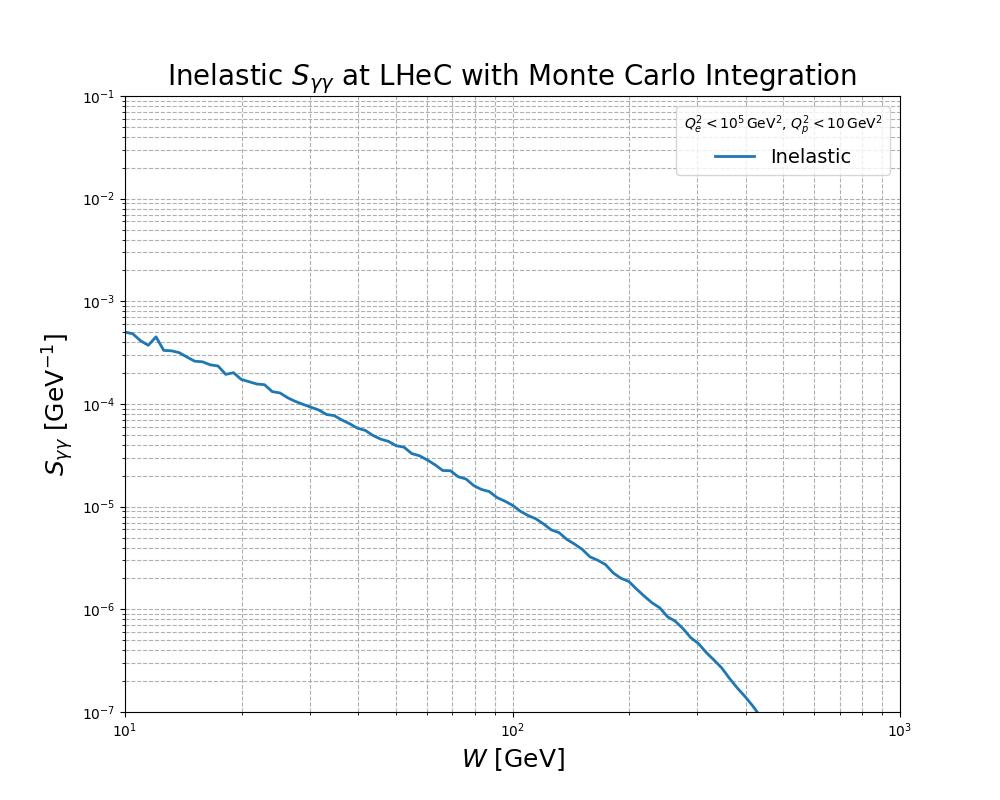

This chart was generated by the following Python code:
# Photon-Photon-Luminosity-Spectrum-Hamzeh_with_W_Parallel_MonteCarlo

import numpy as np
import matplotlib.pyplot as plt
from multiprocessing import Pool

# Constants in GeV
ALPHA2PI = 7.2973525693e-3 / np.pi  # Fine structure constant divided by pi
emass = 5.1099895e-4  # Electron mass in GeV
pmass = 0.938272081  # Proton mass in GeV
pi0mass = 0.1349768  # Pion mass in GeV

q2emax = 100000.0  # Maximum photon virtuality for electron in GeV^2
q2pmax = 10.0      # Maximum photon virtuality for proton in GeV^2
MN_max = 10.0      # Maximum MN in GeV


# Parameters for the ALLM structure function model
Mass2_0 = 0.31985
Mass2_P = 49.457
Mass2_R = 0.15052
Q2_0 = 0.52544
Lambda2 = 0.06527


Ccp = (0.28067, 0.22291, 2.1979)
Cap = (-0.0808, -0.44812, 1.1709)
Cbp = (0.36292, 1.8917, 1.8439)
Ccr = (0.80107, 0.97307, 3.4942)
Car = (0.58400, 0.37888, 2.6063)
Cbr = (0.01147, 3.7582, 0.49338)


def tvalue(Q2):
    return np.log((np.log((Q2 + Q2_0) / Lambda2) / np.log(Q2_0 / Lambda2)))


def xP(xbj, Q2):
    xPinv = 1.0 + Q2 / (Q2 + Mass2_P) * (1.0 / xbj - 1.0)
    return 1.0 / xPinv


def xR(xbj, Q2):
    xPinv = 1.0 + Q2 / (Q2 + Mass2_R) * (1.0 / xbj - 1.0)
    return 1.0 / xPinv


def type1(tval, tuple1):
    return tuple1[0] + tuple1[1] * (tval ** tuple1[2])


def type2(tval, tuple1):
    return tuple1[0] + (tuple1[0] - tuple1[1]) * (1.0 / (1.0 + tval ** tuple1[2]) - 1.0)


def allm_f2(xbj, Q2):
    tval = tvalue(Q2)
    return Q2 / (Q2 + Mass2_0) * (
        type2(tval, Ccp) * (xP(xbj, Q2) ** type2(tval, Cap)) * ((1.0 - xbj) ** type1(tval, Cbp)) +
        type1(tval, Ccr) * (xR(xbj, Q2) ** type1(tval, Car)) * ((1.0 - xbj) ** type1(tval, Cbr))
    )


def qmin2_electron(mass, y):
    return mass**2 * y**2 / (1 - y)


def qmin2_proton(MN, y):
    return ((MN**2) / (1 - y) - pmass**2) * y


def compute_yp(W, Q2e, Q2p, ye, Ee, Ep):
    return (W**2 + Q2e + Q2p) / (ye * 4 * Ee * Ep)


def compute_jacobian(ye, Ee, Ep, W):
    return abs(2 * ye * Ee * Ep / W)



def flux_y_electron(ye, lnQ2e):
    Q2e = np.exp(lnQ2e)
    qmin2v = qmin2_electron(emass, ye)
    if qmin2v <= 0 or Q2e < qmin2v or Q2e > q2emax:
        return 0.0
    return ALPHA2PI / (ye * Q2e) * ((1 - ye) * (1 - qmin2v / Q2e) + 0.5 * ye**2) * Q2e



def flux_y_proton(yp, lnQ2p, MN):
    Q2p = np.exp(lnQ2p)
    xbj = Q2p / (MN**2 - pmass**2 + Q2p)
    qmin2p = qmin2_proton(MN, yp)
    if qmin2p <= 0 or Q2p < qmin2p or Q2p > q2pmax:
        return 0.0
    FE = allm_f2(xbj, Q2p) * (2 * MN / (MN**2 - pmass**2 + Q2p))
    FM = allm_f2(xbj, Q2p) * (2 * MN * (MN**2 - pmass**2 + Q2p)) / (Q2p * Q2p)
    return ALPHA2PI / (yp * Q2p) * ((1 - yp) * (1 - qmin2p / Q2p) * FE + 0.5 * yp**2 * FM) * Q2p



# Monte Carlo integration to calculate luminosity
def monte_carlo_flux_el_yy_atW(W, eEbeam, pEbeam, num_samples=10000):
    ye_min = W**2 / (4 * eEbeam * pEbeam)
    ye_values = np.random.uniform(ye_min, 1.0, num_samples)

    lnQ2e_values = np.random.uniform(np.log(qmin2_electron(emass, ye_values)), np.log(q2emax), num_samples)

    MN_values = np.random.uniform(pmass + pi0mass, MN_max, num_samples)

    lnQ2p_values = np.random.uniform(np.log(qmin2_proton(MN_values, 0.01)), np.log(q2pmax), num_samples)
    
    flux_sum = 0.0
    for ye, lnQ2e, MN, lnQ2p in zip(ye_values, lnQ2e_values, MN_values, lnQ2p_values):
        Q2e = np.exp(lnQ2e)
        Q2p = np.exp(lnQ2p)

        jacobian = compute_jacobian(ye, eEbeam, pEbeam, W)
        yp_value = compute_yp(W, Q2e, Q2p, ye, eEbeam, pEbeam)
        
        if yp_value > 0 and yp_value < 1:
            flux = flux_y_proton(yp_value, lnQ2p, MN) / jacobian * flux_y_electron(ye, lnQ2e)
            flux_sum += flux
    
    volume = (1.0 - ye_min) * (np.log(q2emax) - np.log(qmin2_electron(emass, ye_min))) * (MN_max - (pmass + pi0mass)) * (np.log(q2pmax) - np.log(qmin2_proton(MN_max, 0.01)))
    return flux_sum / num_samples * volume



# Parameters
eEbeam = 50.0  # Electron beam energy in GeV
pEbeam = 7000.0  # Proton beam energy in GeV
W_values = np.logspace(1.0, 3.0, 101)


# Wrapper function for parallel processing
def wrapper_monte_carlo_flux(W):
    return monte_carlo_flux_el_yy_atW(W, eEbeam, pEbeam)


# Parallel Monte Carlo Calculation of the Photon-Photon Luminosity Spectrum
if __name__ == "__main__":
    num_cores = 10  # Set this based on available resources

    with Pool(num_cores) as pool:
        luminosity_values = pool.map(wrapper_monte_carlo_flux, W_values)

# Format the file name to include MN, q2emax, and q2pmax
file_name = f"Jacobian_Krzysztof_Inelastic_MonteCarlo_MN{MN_max}_q2emax{int(q2emax)}_q2pmax{int(q2pmax)}.txt"

with open(file_name, "w") as file:
    file.write("# W [GeV]    S_yy [GeV^-1]\n")
    for W, S_yy in zip(W_values, luminosity_values):
        file.write(f"{W:.6e}    {S_yy:.6e}\n")



    # Plot the Results
    plt.figure(figsize=(10, 8))
    plt.xlim(10.0, 1000.0)
    plt.ylim(1.e-7, 1.e-1)
    plt.loglog(W_values, luminosity_values, linestyle='solid', linewidth=2, label='Inelastic')


    plt.xlabel(r"$W$ [GeV]", fontsize=18)
    plt.ylabel(r"$S_{\gamma\gamma}$ [GeV$^{-1}$]", fontsize=18)
    plt.title("Inelastic $S_{\gamma\gamma}$ at LHeC with Monte Carlo Integration", fontsize=20)
    plt.grid(True, which="both", linestyle="--")
    plt.legend(title=r'$Q^2_e < 10^5 \, \mathrm{GeV}^2, \, Q^2_p < 10 \, \mathrm{GeV}^2$', fontsize=14)


# Format the base file name to include MN_max, q2emax, and q2pmax
file_base = f"Jacobian_Krzysztof_Inelastic_MonteCarlo_MN{MN_max}_q2emax{int(q2emax)}_q2pmax{int(q2pmax)}"

# Save the plots with the formatted file name
plt.savefig(f"{file_base}.pdf")
plt.savefig(f"{file_base}.jpg")


